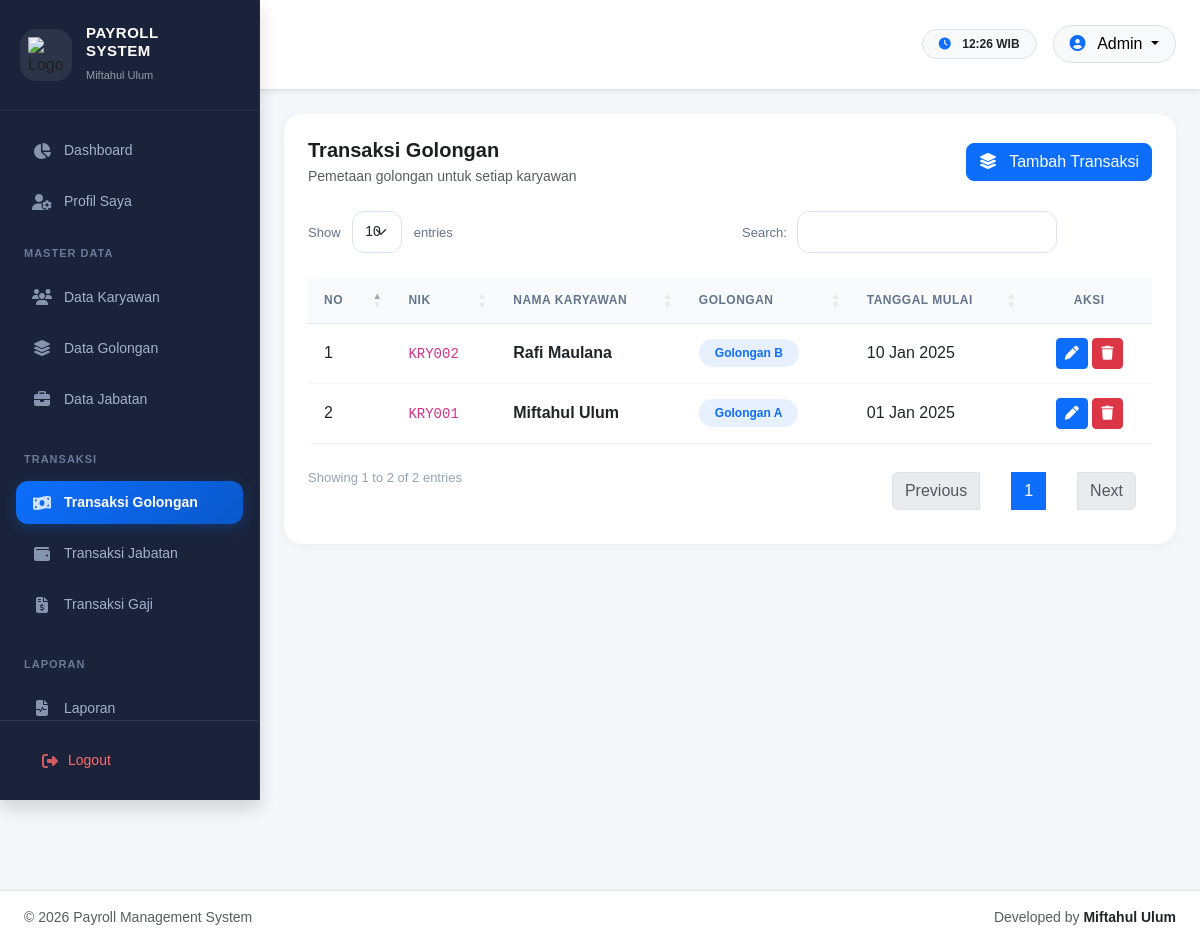
/index.php?page=transaksi_golongan (signed in), run on the app's committed database.
### tables this page shows
CREATE TABLE transaksi_golongan (
id_transaksi_golongan INT AUTO_INCREMENT PRIMARY KEY,
id_karyawan INT NOT NULL,
id_golongan INT NOT NULL,
tanggal_mulai DATE NOT NULL,

CONSTRAINT fk_tg_karyawan
FOREIGN KEY (id_karyawan)
REFERENCES karyawan(id_karyawan)
ON DELETE CASCADE,

CONSTRAINT fk_tg_golongan
FOREIGN KEY (id_golongan)
REFERENCES golongan(id_golongan)
ON DELETE CASCADE
);

CREATE TABLE karyawan (
id_karyawan INT AUTO_INCREMENT PRIMARY KEY,
nik VARCHAR(50) NOT NULL UNIQUE,
nama_karyawan VARCHAR(150) NOT NULL,
email VARCHAR(150) NULL,
no_hp VARCHAR(20) NULL,
alamat TEXT NULL,
jenis_kelamin ENUM('Laki-laki','Perempuan') NULL,
tanggal_masuk DATE NULL,
foto VARCHAR(255) NULL,
created_at TIMESTAMP DEFAULT CURRENT_TIMESTAMP
);

CREATE TABLE golongan (
id_golongan INT AUTO_INCREMENT PRIMARY KEY,
nama_golongan VARCHAR(100) NOT NULL,
tunjangan_golongan BIGINT NOT NULL DEFAULT 0,
created_at TIMESTAMP DEFAULT CURRENT_TIMESTAMP
);

### pages/transaksi/golongan/index.php (shortened to what this page needs)
<div class="card-dashboard p-4">
    <div class="d-flex justify-content-between align-items-center flex-wrap gap-3 mb-4">
        <div>
            <h5 class="fw-bold mb-1">
                Transaksi Golongan
            </h5>
            <p class="text-muted small mb-0">
                Pemetaan golongan untuk setiap karyawan
            </p>
        </div>
        <button class="btn btn-primary rounded-3" data-bs-toggle="collapse" data-bs-target="#formTransaksiGolongan">
            <i class="fa-solid fa-layer-group me-2"></i>
            Tambah Transaksi
        </button>
    </div>
    <div class="table-responsive">
        <table class="table table-hover align-middle datatable">
            <thead class="table-light">
                <tr>
                    <th width="10%">
                        No
                    </th>
                    <th>
                        NIK
                    </th>
                    <th>
                        Nama Karyawan
                    </th>
                    <th>
                        Golongan
                    </th>
                    <th>
                        Tanggal Mulai
                    </th>
                    <th class="text-center no-sort">
                        Aksi
                    </th>
                </tr>
            </thead>
            <tbody>
                <?php
                $no = 1;
                $sql = mysqli_query(
                    $koneksi,
                    "SELECT
                        tg.*,
                        k.nik,
                        k.nama_karyawan,
                        g.nama_golongan
                     FROM transaksi_golongan tg
                     INNER JOIN karyawan k
                        ON tg.id_karyawan =
                           k.id_karyawan
                     INNER JOIN golongan g
                        ON tg.id_golongan =
                           g.id_golongan
                     ORDER BY
                        tg.id_transaksi_golongan DESC"
                );
                while ($row = mysqli_fetch_assoc($sql)) {
                ?>
                <tr>
                    <td>
                        <?= $no++ ?>
                    </td>
                    <td>
                        <code>
                            <?= $row['nik'] ?>
                        </code>
                    </td>
                    <td class="fw-semibold">
                        <?= $row['nama_karyawan'] ?>
                    </td>
                    <td>
                        <span class="badge bg-primary bg-opacity-10 text-primary px-3 py-2 rounded-pill">
                            <?= $row['nama_golongan'] ?>
                        </span>
                    </td>
                    <td>
                        <?= date('d M Y', strtotime($row['tanggal_mulai'])) ?>
                    </td>
                    <td class="text-center">
                        <button class="btn btn-primary btn-sm" data-bs-toggle="modal"
                            data-bs-target="#edit<?= $row['id_transaksi_golongan'] ?>">
                            <i class="fa-solid fa-pen"></i>
                        </button>
                        <a href="index.php?page=transaksi_golongan&action=hapus&id=<?= $row['id_transaksi_golongan'] ?>"
                            class="btn btn-danger btn-sm" data-delete="true"
                            data-message="Hapus transaksi golongan ini?">
                            <i class="fa-solid fa-trash"></i>
                        </a>
                    </td>
                </tr>
                <?php } ?>
            </tbody>
        </table>
    </div>
</div>

### assets/css/style.css (style rules this page uses)
:root { --primary: #3e7ccb; --primary-hover: #3469ad; --bg-light: #f5f7fb; }
body { background-color: var(--bg-light); color: #1c1e21; overflow-x: hidden; font-family: "Plus Jakarta Sans", sans-serif; }
* { scrollbar-width: thin; scrollbar-color: #ccc #f1f1f1; }
body { background: #f4f6f9; }
.card-dashboard { background: white; border-radius: 24px; box-shadow: 0 2px 10px rgba(0, 0, 0, 0.04); }

### assets/css/dashboard.css (style rules this page uses)
.card-dashboard { border: none; border-radius: 18px; overflow: hidden; transition: transform 0.25s ease, box-shadow 0.25s ease; background: #fff; }

### assets/css/datatable.css (style rules this page uses)
table.dataTable { border-collapse: separate !important; border-spacing: 0; }
table.dataTable thead th { background: #f8fafc !important; color: #64748b !important; font-size: 12px; font-weight: 700; text-transform: uppercase; letter-spacing: 0.5px; border-bottom: 1px solid #e2e8f0 !important; padding: 14px 16px !important; }
table.dataTable tbody td { padding: 14px 16px !important; vertical-align: middle; border-bottom: 1px solid #f1f5f9; }
table.dataTable tbody tr { transition: background 0.2s ease; }

### data on the page
transaksi_golongan: id_karyawan.nik "KRY002", id_karyawan.nama_karyawan "Rafi Maulana", id_golongan.nama_golongan "Golongan B", tanggal_mulai "10 Jan 2025"
transaksi_golongan: id_karyawan.nik "KRY001", id_karyawan.nama_karyawan "Miftahul Ulum", id_golongan.nama_golongan "Golongan A", tanggal_mulai "01 Jan 2025"

### other printed values
$_SESSION['role'] "Admin"
